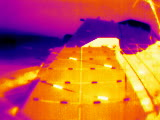
#> input picture perovskite_segment/thermal_20260707_123134.jpg, 160 x 120 px
$ python -i trim_and_resize.py   (imports and definitions only)
#> lines starting #> are read from the running program, lines starting #| are printed output that depends on the picture
#> further down, picture is the input picture: PIL image 160x120 RGB; mean R, G, B 192.3, 92.6, 70.9
from PIL import Image
import numpy as np

def trim_and_resize(image, target_size=256, threshold=10):
    # ---- Step 1: Convert to grayscale ----
#> called with target_size = 256, threshold = 10
    gray = np.array(image.convert("L"))
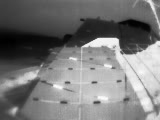
#> gray: shape (120, 160); min 0, max 253, mean 119.9

    # Rows/cols where pixels are above threshold
    rows = np.where(gray.mean(axis=1) > threshold)[0]
#> rows = 120 values from 0 to 119
    cols = np.where(gray.mean(axis=0) > threshold)[0]
#> cols = 160 values from 0 to 159

    # Crop bounding box
    rmin, rmax = rows[0], rows[-1]
#> rmin = 0; rmax = 119
    cmin, cmax = cols[0], cols[-1]
#> cmin = 0; cmax = 159
    cropped = image.crop((cmin, rmin, cmax, rmax))
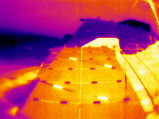
#> cropped: PIL image 159x119 RGB; mean R, G, B 191.7, 92, 71.3

    # Step 2: Aspect-ratio preserving resize
    w, h = cropped.size
#> w = 159; h = 119
    scale = target_size / max(w, h)
#> scale = 1.61
    new_w, new_h = int(w * scale), int(h * scale)
#> new_w = 256; new_h = 191

    resized = cropped.resize((new_w, new_h), Image.LANCZOS)
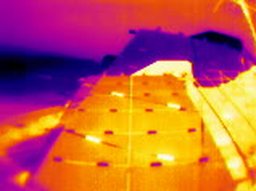
#> resized: PIL image 256x191 RGB; mean R, G, B 191.6, 92, 71.4

    # Paste centered on 256x256 canvas
    canvas = Image.new("RGB", (target_size, target_size), (0, 0, 0))
#> canvas: PIL image 256x256 RGB; every value is 0
    left = (target_size - new_w) // 2
#> left = 0
    top = (target_size - new_h) // 2
#> top = 32
    canvas.paste(resized, (left, top))
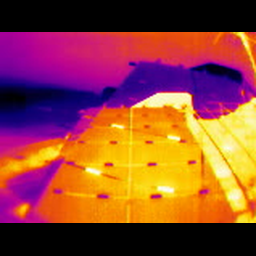
#> canvas: PIL image 256x256 RGB; mean R, G, B 143, 68.7, 53.3

    return canvas

>>> from PIL import Image
>>> picture = Image.open('../thermal_20260707_123134.jpg')
>>> result = trim_and_resize(picture)
